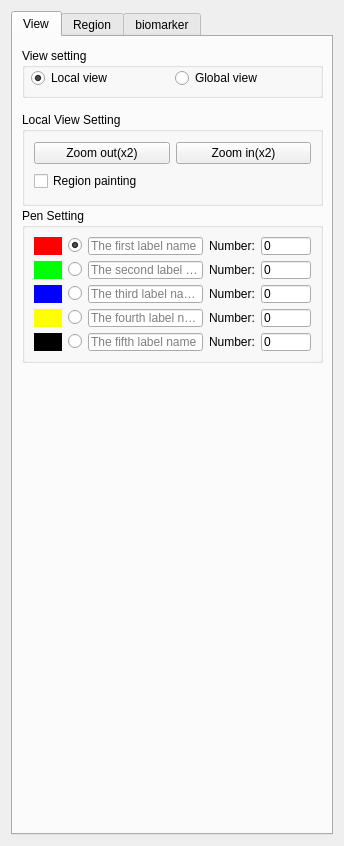
<?xml version="1.0" encoding="UTF-8"?>
<ui version="4.0">
 <class>ParameterDock</class>
 <widget class="QWidget" name="ParameterDock">
  <property name="geometry">
   <rect>
    <x>0</x>
    <y>0</y>
    <width>344</width>
    <height>846</height>
   </rect>
  </property>
  <property name="minimumSize">
   <size>
    <width>317</width>
    <height>0</height>
   </size>
  </property>
  <property name="windowTitle">
   <string>Form</string>
  </property>
  <layout class="QVBoxLayout" name="verticalLayout_2">
   <item>
    <layout class="QVBoxLayout" name="verticalLayout">
     <item>
      <widget class="QTabWidget" name="tabWidget">
       <property name="minimumSize">
        <size>
         <width>0</width>
         <height>274</height>
        </size>
       </property>
       <property name="currentIndex">
        <number>0</number>
       </property>
       <widget class="QWidget" name="tab">
        <property name="sizePolicy">
         <sizepolicy hsizetype="Expanding" vsizetype="Expanding">
          <horstretch>0</horstretch>
          <verstretch>0</verstretch>
         </sizepolicy>
        </property>
        <attribute name="title">
         <string>View</string>
        </attribute>
        <widget class="QWidget" name="verticalLayoutWidget_3">
         <property name="geometry">
          <rect>
           <x>9</x>
           <y>9</y>
           <width>301</width>
           <height>322</height>
          </rect>
         </property>
         <layout class="QVBoxLayout" name="verticalLayout_7">
          <item>
           <layout class="QHBoxLayout" name="horizontalLayout">
            <item>
             <widget class="QGroupBox" name="groupBox_3">
              <property name="minimumSize">
               <size>
                <width>0</width>
                <height>50</height>
               </size>
              </property>
              <property name="maximumSize">
               <size>
                <width>16777215</width>
                <height>50</height>
               </size>
              </property>
              <property name="title">
               <string>View setting</string>
              </property>
              <widget class="QWidget" name="horizontalLayoutWidget">
               <property name="geometry">
                <rect>
                 <x>9</x>
                 <y>20</y>
                 <width>281</width>
                 <height>21</height>
                </rect>
               </property>
               <layout class="QHBoxLayout" name="horizontalLayout_2">
                <item>
                 <widget class="QRadioButton" name="radioButton_is_local_view_choosed">
                  <property name="text">
                   <string>Local view</string>
                  </property>
                  <property name="checked">
                   <bool>true</bool>
                  </property>
                 </widget>
                </item>
                <item>
                 <widget class="QRadioButton" name="radioButton_is_global_view_choosed">
                  <property name="text">
                   <string>Global view</string>
                  </property>
                  <property name="checked">
                   <bool>false</bool>
                  </property>
                 </widget>
                </item>
               </layout>
              </widget>
             </widget>
            </item>
           </layout>
          </item>
          <item>
           <layout class="QHBoxLayout" name="horizontalLayout_3">
            <item>
             <widget class="QGroupBox" name="groupBox">
              <property name="minimumSize">
               <size>
                <width>0</width>
                <height>94</height>
               </size>
              </property>
              <property name="maximumSize">
               <size>
                <width>16777215</width>
                <height>81</height>
               </size>
              </property>
              <property name="title">
               <string>Local View Setting</string>
              </property>
              <layout class="QVBoxLayout" name="verticalLayout_3">
               <item>
                <layout class="QVBoxLayout" name="verticalLayout_10">
                 <item>
                  <layout class="QHBoxLayout" name="horizontalLayout_8">
                   <item>
                    <widget class="QPushButton" name="zoomOutPushButtom">
                     <property name="text">
                      <string>Zoom out(x2)</string>
                     </property>
                    </widget>
                   </item>
                   <item>
                    <widget class="QPushButton" name="zoomInPushButtom">
                     <property name="text">
                      <string>Zoom in(x2)</string>
                     </property>
                    </widget>
                   </item>
                  </layout>
                 </item>
                 <item>
                  <layout class="QHBoxLayout" name="horizontalLayout_15"/>
                 </item>
                 <item>
                  <widget class="QCheckBox" name="checkBox_region_painting">
                   <property name="text">
                    <string>Region painting</string>
                   </property>
                  </widget>
                 </item>
                </layout>
               </item>
              </layout>
             </widget>
            </item>
           </layout>
          </item>
          <item>
           <widget class="QGroupBox" name="groupBox_2">
            <property name="maximumSize">
             <size>
              <width>16777215</width>
              <height>155</height>
             </size>
            </property>
            <property name="title">
             <string>Pen Setting</string>
            </property>
            <layout class="QVBoxLayout" name="verticalLayout_4">
             <item>
              <layout class="QHBoxLayout" name="horizontalLayout_9">
               <item>
                <widget class="QLabel" name="label_36">
                 <property name="minimumSize">
                  <size>
                   <width>28</width>
                   <height>0</height>
                  </size>
                 </property>
                 <property name="styleSheet">
                  <string notr="true">background-color: rgb(255, 0, 0);</string>
                 </property>
                 <property name="text">
                  <string/>
                 </property>
                 <property name="margin">
                  <number>0</number>
                 </property>
                </widget>
               </item>
               <item>
                <widget class="QRadioButton" name="redRadioButton">
                 <property name="text">
                  <string/>
                 </property>
                 <property name="checked">
                  <bool>true</bool>
                 </property>
                </widget>
               </item>
               <item>
                <widget class="QLineEdit" name="redLabelNameLineEdit">
                 <property name="sizePolicy">
                  <sizepolicy hsizetype="Expanding" vsizetype="Fixed">
                   <horstretch>0</horstretch>
                   <verstretch>0</verstretch>
                  </sizepolicy>
                 </property>
                 <property name="minimumSize">
                  <size>
                   <width>0</width>
                   <height>0</height>
                  </size>
                 </property>
                 <property name="inputMask">
                  <string/>
                 </property>
                 <property name="placeholderText">
                  <string>The first label name</string>
                 </property>
                </widget>
               </item>
               <item>
                <widget class="QLabel" name="label">
                 <property name="text">
                  <string>Number:</string>
                 </property>
                </widget>
               </item>
               <item>
                <widget class="QLineEdit" name="redLabelNumnerLineEdit">
                 <property name="minimumSize">
                  <size>
                   <width>0</width>
                   <height>0</height>
                  </size>
                 </property>
                 <property name="maximumSize">
                  <size>
                   <width>50</width>
                   <height>16777215</height>
                  </size>
                 </property>
                 <property name="text">
                  <string>0</string>
                 </property>
                </widget>
               </item>
              </layout>
             </item>
             <item>
              <layout class="QHBoxLayout" name="horizontalLayout_10">
               <item>
                <widget class="QLabel" name="label_37">
                 <property name="minimumSize">
                  <size>
                   <width>28</width>
                   <height>0</height>
                  </size>
                 </property>
                 <property name="styleSheet">
                  <string notr="true">background-color: rgb(0, 255, 0);</string>
                 </property>
                 <property name="text">
                  <string/>
                 </property>
                </widget>
               </item>
               <item>
                <widget class="QRadioButton" name="greenRadioButton">
                 <property name="text">
                  <string/>
                 </property>
                </widget>
               </item>
               <item>
                <widget class="QLineEdit" name="greenLabelNameLineEdit">
                 <property name="placeholderText">
                  <string>The second label name</string>
                 </property>
                </widget>
               </item>
               <item>
                <widget class="QLabel" name="label_2">
                 <property name="text">
                  <string>Number:</string>
                 </property>
                </widget>
               </item>
               <item>
                <widget class="QLineEdit" name="greenLabelNumberLineEdit">
                 <property name="maximumSize">
                  <size>
                   <width>50</width>
                   <height>16777215</height>
                  </size>
                 </property>
                 <property name="text">
                  <string>0</string>
                 </property>
                </widget>
               </item>
              </layout>
             </item>
             <item>
              <layout class="QHBoxLayout" name="horizontalLayout_11">
               <item>
                <widget class="QLabel" name="label_38">
                 <property name="minimumSize">
                  <size>
                   <width>28</width>
                   <height>0</height>
                  </size>
                 </property>
                 <property name="styleSheet">
                  <string notr="true">background-color: rgb(0, 0, 255);</string>
                 </property>
                 <property name="text">
                  <string/>
                 </property>
                </widget>
               </item>
               <item>
                <widget class="QRadioButton" name="blueRadioButton">
                 <property name="text">
                  <string/>
                 </property>
                </widget>
               </item>
               <item>
                <widget class="QLineEdit" name="blueLabelNameLineEdit">
                 <property name="placeholderText">
                  <string>The third label name</string>
                 </property>
                </widget>
               </item>
               <item>
                <widget class="QLabel" name="blueLabelNumberLabel">
                 <property name="text">
                  <string>Number:</string>
                 </property>
                </widget>
               </item>
               <item>
                <widget class="QLineEdit" name="blueLabelNumbeLineEdit">
                 <property name="maximumSize">
                  <size>
                   <width>50</width>
                   <height>16777215</height>
                  </size>
                 </property>
                 <property name="text">
                  <string>0</string>
                 </property>
                </widget>
               </item>
              </layout>
             </item>
             <item>
              <layout class="QHBoxLayout" name="horizontalLayout_12">
               <item>
                <widget class="QLabel" name="label_39">
                 <property name="minimumSize">
                  <size>
                   <width>28</width>
                   <height>0</height>
                  </size>
                 </property>
                 <property name="styleSheet">
                  <string notr="true">background-color: rgb(255, 255, 0);</string>
                 </property>
                 <property name="text">
                  <string/>
                 </property>
                </widget>
               </item>
               <item>
                <widget class="QRadioButton" name="yellowRadioButton">
                 <property name="text">
                  <string/>
                 </property>
                </widget>
               </item>
               <item>
                <widget class="QLineEdit" name="yellowLabelNameLineEdit">
                 <property name="placeholderText">
                  <string>The fourth label name</string>
                 </property>
                </widget>
               </item>
               <item>
                <widget class="QLabel" name="label_4">
                 <property name="text">
                  <string>Number:</string>
                 </property>
                </widget>
               </item>
               <item>
                <widget class="QLineEdit" name="yellowLabelNumberLineEdit">
                 <property name="maximumSize">
                  <size>
                   <width>50</width>
                   <height>16777215</height>
                  </size>
                 </property>
                 <property name="text">
                  <string>0</string>
                 </property>
                </widget>
               </item>
              </layout>
             </item>
             <item>
              <layout class="QHBoxLayout" name="horizontalLayout_13">
               <item>
                <widget class="QLabel" name="label_40">
                 <property name="minimumSize">
                  <size>
                   <width>28</width>
                   <height>0</height>
                  </size>
                 </property>
                 <property name="styleSheet">
                  <string notr="true">background-color: rgb(0, 0, 0);</string>
                 </property>
                 <property name="text">
                  <string/>
                 </property>
                </widget>
               </item>
               <item>
                <widget class="QRadioButton" name="blackRadioButton">
                 <property name="text">
                  <string/>
                 </property>
                </widget>
               </item>
               <item>
                <widget class="QLineEdit" name="blackLabelNameLineEdit">
                 <property name="placeholderText">
                  <string>The fifth label name</string>
                 </property>
                </widget>
               </item>
               <item>
                <widget class="QLabel" name="label_5">
                 <property name="text">
                  <string>Number:</string>
                 </property>
                </widget>
               </item>
               <item>
                <widget class="QLineEdit" name="blackLabelNumberLineEdit">
                 <property name="maximumSize">
                  <size>
                   <width>50</width>
                   <height>16777215</height>
                  </size>
                 </property>
                 <property name="text">
                  <string>0</string>
                 </property>
                </widget>
               </item>
              </layout>
             </item>
            </layout>
           </widget>
          </item>
         </layout>
        </widget>
       </widget>
       <widget class="QWidget" name="tab_2">
        <attribute name="title">
         <string>Region</string>
        </attribute>
        <widget class="QWidget" name="verticalLayoutWidget_4">
         <property name="geometry">
          <rect>
           <x>10</x>
           <y>10</y>
           <width>301</width>
           <height>531</height>
          </rect>
         </property>
         <layout class="QVBoxLayout" name="verticalLayout_8">
          <item>
           <layout class="QHBoxLayout" name="horizontalLayout_4">
            <item>
             <widget class="QGroupBox" name="groupBox_4">
              <property name="minimumSize">
               <size>
                <width>217</width>
                <height>257</height>
               </size>
              </property>
              <property name="title">
               <string>Region information</string>
              </property>
              <widget class="QWidget" name="verticalLayoutWidget">
               <property name="geometry">
                <rect>
                 <x>9</x>
                 <y>19</y>
                 <width>281</width>
                 <height>501</height>
                </rect>
               </property>
               <layout class="QVBoxLayout" name="verticalLayout_5">
                <item>
                 <layout class="QHBoxLayout" name="horizontalLayout_14">
                  <item>
                   <widget class="QRadioButton" name="radioButton_is_circle_draw">
                    <property name="text">
                     <string>Circle</string>
                    </property>
                    <property name="checked">
                     <bool>false</bool>
                    </property>
                   </widget>
                  </item>
                  <item>
                   <widget class="QRadioButton" name="radioButton_is_circle_draw_2">
                    <property name="text">
                     <string>polygon</string>
                    </property>
                    <property name="checked">
                     <bool>true</bool>
                    </property>
                   </widget>
                  </item>
                 </layout>
                </item>
                <item>
                 <widget class="QTableWidget" name="tableWidget">
                  <property name="maximumSize">
                   <size>
                    <width>16777215</width>
                    <height>16777215</height>
                   </size>
                  </property>
                  <property name="autoScrollMargin">
                   <number>25</number>
                  </property>
                  <property name="showGrid">
                   <bool>true</bool>
                  </property>
                  <property name="sortingEnabled">
                   <bool>false</bool>
                  </property>
                  <property name="cornerButtonEnabled">
                   <bool>true</bool>
                  </property>
                  <property name="rowCount">
                   <number>1000</number>
                  </property>
                  <property name="columnCount">
                   <number>2</number>
                  </property>
                  <attribute name="horizontalHeaderVisible">
                   <bool>false</bool>
                  </attribute>
                  <attribute name="horizontalHeaderCascadingSectionResizes">
                   <bool>false</bool>
                  </attribute>
                  <attribute name="horizontalHeaderMinimumSectionSize">
                   <number>25</number>
                  </attribute>
                  <attribute name="horizontalHeaderHighlightSections">
                   <bool>true</bool>
                  </attribute>
                  <attribute name="horizontalHeaderShowSortIndicator" stdset="0">
                   <bool>false</bool>
                  </attribute>
                  <attribute name="horizontalHeaderStretchLastSection">
                   <bool>true</bool>
                  </attribute>
                  <attribute name="verticalHeaderVisible">
                   <bool>false</bool>
                  </attribute>
                  <attribute name="verticalHeaderCascadingSectionResizes">
                   <bool>false</bool>
                  </attribute>
                  <attribute name="verticalHeaderShowSortIndicator" stdset="0">
                   <bool>false</bool>
                  </attribute>
                  <attribute name="verticalHeaderStretchLastSection">
                   <bool>false</bool>
                  </attribute>
                  <row/>
                  <row/>
                  <row/>
                  <row/>
                  <row/>
                  <row/>
                  <row/>
                  <row/>
                  <row/>
                  <row/>
                  <row/>
                  <row/>
                  <row/>
                  <row/>
                  <row/>
                  <row/>
                  <row/>
                  <row/>
                  <row/>
                  <row/>
                  <row/>
                  <row/>
                  <row/>
                  <row/>
                  <row/>
                  <row/>
                  <row/>
                  <row/>
                  <row/>
                  <row/>
                  <row/>
                  <row/>
                  <row/>
                  <row/>
                  <row/>
                  <row/>
                  <row/>
                  <row/>
                  <row/>
                  <row/>
                  <row/>
                  <row/>
                  <row/>
                  <row/>
                  <row/>
                  <row/>
                  <row/>
                  <row/>
                  <row/>
                  <row/>
                  <row/>
                  <row/>
                  <row/>
                  <row/>
                  <row/>
                  <row/>
                  <row/>
                  <row/>
                  <row/>
                  <row/>
                  <row/>
                  <row/>
                  <row/>
                  <row/>
                  <row/>
                  <row/>
                  <row/>
                  <row/>
                  <row/>
                  <row/>
                  <row/>
                  <row/>
                  <row/>
                  <row/>
                  <row/>
                  <row/>
                  <row/>
                  <row/>
                  <row/>
                  <row/>
                  <row/>
                  <row/>
                  <row/>
                  <row/>
                  <row/>
                  <row/>
                  <row/>
                  <row/>
                  <row/>
                  <row/>
                  <row/>
                  <row/>
                  <row/>
                  <row/>
                  <row/>
                  <row/>
                  <row/>
                  <row/>
                  <row/>
                  <row/>
                  <row/>
                  <row/>
                  <row/>
                  <row/>
                  <row/>
                  <row/>
                  <row/>
                  <row/>
                  <row/>
                  <row/>
                  <row/>
                  <row/>
                  <row/>
                  <row/>
                  <row/>
                  <row/>
                  <row/>
                  <row/>
                  <row/>
                  <row/>
                  <row/>
                  <row/>
                  <row/>
                  <row/>
                  <row/>
                  <row/>
                  <row/>
                  <row/>
                  <row/>
                  <row/>
                  <row/>
                  <row/>
                  <row/>
                  <row/>
                  <row/>
                  <row/>
                  <row/>
                  <row/>
                  <row/>
                  <row/>
                  <row/>
                  <row/>
                  <row/>
                  <row/>
                  <row/>
                  <row/>
                  <row/>
                  <row/>
                  <row/>
                  <row/>
                  <row/>
                  <row/>
                  <row/>
                  <row/>
                  <row/>
                  <row/>
                  <row/>
                  <row/>
                  <row/>
                  <row/>
                  <row/>
                  <row/>
                  <row/>
                  <row/>
                  <row/>
                  <row/>
                  <row/>
                  <row/>
                  <row/>
                  <row/>
                  <row/>
                  <row/>
                  <row/>
                  <row/>
                  <row/>
                  <row/>
                  <row/>
                  <row/>
                  <row/>
                  <row/>
                  <row/>
                  <row/>
                  <row/>
                  <row/>
                  <row/>
                  <row/>
                  <row/>
                  <row/>
                  <row/>
                  <row/>
                  <row/>
                  <row/>
                  <row/>
                  <row/>
                  <row/>
                  <row/>
                  <row/>
                  <row/>
                  <row/>
                  <row/>
                  <row/>
                  <row/>
                  <row/>
                  <row/>
                  <row/>
                  <row/>
                  <row/>
                  <row/>
                  <row/>
                  <row/>
                  <row/>
                  <row/>
                  <row/>
                  <row/>
                  <row/>
                  <row/>
                  <row/>
                  <row/>
                  <row/>
                  <row/>
                  <row/>
                  <row/>
                  <row/>
                  <row/>
                  <row/>
                  <row/>
                  <row/>
                  <row/>
                  <row/>
                  <row/>
                  <row/>
                  <row/>
                  <row/>
                  <row/>
                  <row/>
                  <row/>
                  <row/>
                  <row/>
                  <row/>
                  <row/>
                  <row/>
                  <row/>
                  <row/>
                  <row/>
                  <row/>
                  <row/>
                  <row/>
                  <row/>
                  <row/>
                  <row/>
                  <row/>
                  <row/>
                  <row/>
                  <row/>
                  <row/>
                  <row/>
                  <row/>
                  <row/>
                  <row/>
                  <row/>
                  <row/>
                  <row/>
                  <row/>
                  <row/>
                  <row/>
                  <row/>
                  <row/>
                  <row/>
                  <row/>
                  <row/>
                  <row/>
                  <row/>
                  <row/>
                  <row/>
                  <row/>
                  <row/>
                  <row/>
                  <row/>
                  <row/>
                  <row/>
                  <row/>
                  <row/>
                  <row/>
                  <row/>
                  <row/>
                  <row/>
                  <row/>
                  <row/>
                  <row/>
                  <row/>
                  <row/>
                  <row/>
                  <row/>
                  <row/>
                  <row/>
                  <row/>
                  <row/>
                  <row/>
                  <row/>
                  <row/>
                  <row/>
                  <row/>
                  <row/>
                  <row/>
                  <row/>
                  <row/>
                  <row/>
                  <row/>
                  <row/>
                  <row/>
                  <row/>
                  <row/>
                  <row/>
                  <row/>
                  <row/>
                  <row/>
                  <row/>
                  <row/>
                  <row/>
                  <row/>
                  <row/>
                  <row/>
                  <row/>
                  <row/>
                  <row/>
                  <row/>
                  <row/>
                  <row/>
                  <row/>
                  <row/>
                  <row/>
                  <row/>
                  <row/>
                  <row/>
                  <row/>
                  <row/>
                  <row/>
                  <row/>
                  <row/>
                  <row/>
                  <row/>
                  <row/>
                  <row/>
                  <row/>
                  <row/>
                  <row/>
                  <row/>
                  <row/>
                  <row/>
                  <row/>
                  <row/>
                  <row/>
                  <row/>
                  <row/>
                  <row/>
                  <row/>
                  <row/>
                  <row/>
                  <row/>
                  <row/>
                  <row/>
                  <row/>
                  <row/>
                  <row/>
                  <row/>
                  <row/>
                  <row/>
                  <row/>
                  <row/>
                  <row/>
                  <row/>
                  <row/>
                  <row/>
                  <row/>
                  <row/>
                  <row/>
                  <row/>
                  <row/>
                  <row/>
                  <row/>
                  <row/>
                  <row/>
                  <row/>
                  <row/>
                  <row/>
                  <row/>
                  <row/>
                  <row/>
                  <row/>
                  <row/>
                  <row/>
                  <row/>
                  <row/>
                  <row/>
                  <row/>
                  <row/>
                  <row/>
                  <row/>
                  <row/>
                  <row/>
                  <row/>
                  <row/>
                  <row/>
                  <row/>
                  <row/>
                  <row/>
                  <row/>
                  <row/>
                  <row/>
                  <row/>
                  <row/>
                  <row/>
                  <row/>
                  <row/>
                  <row/>
                  <row/>
                  <row/>
                  <row/>
                  <row/>
                  <row/>
                  <row/>
                  <row/>
                  <row/>
                  <row/>
                  <row/>
                  <row/>
                  <row/>
                  <row/>
                  <row/>
                  <row/>
                  <row/>
                  <row/>
                  <row/>
                  <row/>
                  <row/>
                  <row/>
                  <row/>
                  <row/>
                  <row/>
                  <row/>
                  <row/>
                  <row/>
                  <row/>
                  <row/>
                  <row/>
                  <row/>
                  <row/>
                  <row/>
                  <row/>
                  <row/>
                  <row/>
                  <row/>
                  <row/>
                  <row/>
                  <row/>
                  <row/>
                  <row/>
                  <row/>
                  <row/>
                  <row/>
                  <row/>
                  <row/>
                  <row/>
                  <row/>
                  <row/>
                  <row/>
                  <row/>
                  <row/>
                  <row/>
                  <row/>
                  <row/>
                  <row/>
                  <row/>
                  <row/>
                  <row/>
                  <row/>
                  <row/>
                  <row/>
                  <row/>
                  <row/>
                  <row/>
                  <row/>
                  <row/>
                  <row/>
                  <row/>
                  <row/>
                  <row/>
                  <row/>
                  <row/>
                  <row/>
                  <row/>
                  <row/>
                  <row/>
                  <row/>
                  <row/>
                  <row/>
                  <row/>
                  <row/>
                  <row/>
                  <row/>
                  <row/>
                  <row/>
                  <row/>
                  <row/>
                  <row/>
                  <row/>
                  <row/>
                  <row/>
                  <row/>
                  <row/>
                  <row/>
                  <row/>
                  <row/>
                  <row/>
                  <row/>
                  <row/>
                  <row/>
                  <row/>
                  <row/>
                  <row/>
                  <row/>
                  <row/>
                  <row/>
                  <row/>
                  <row/>
                  <row/>
                  <row/>
                  <row/>
                  <row/>
                  <row/>
                  <row/>
                  <row/>
                  <row/>
                  <row/>
                  <row/>
                  <row/>
                  <row/>
                  <row/>
                  <row/>
                  <row/>
                  <row/>
                  <row/>
                  <row/>
                  <row/>
                  <row/>
                  <row/>
                  <row/>
                  <row/>
                  <row/>
                  <row/>
                  <row/>
                  <row/>
                  <row/>
                  <row/>
                  <row/>
                  <row/>
                  <row/>
                  <row/>
                  <row/>
                  <row/>
                  <row/>
                  <row/>
                  <row/>
                  <row/>
                  <row/>
                  <row/>
                  <row/>
                  <row/>
                  <row/>
                  <row/>
                  <row/>
                  <row/>
                  <row/>
                  <row/>
                  <row/>
                  <row/>
                  <row/>
                  <row/>
                  <row/>
                  <row/>
                  <row/>
                  <row/>
                  <row/>
                  <row/>
                  <row/>
                  <row/>
                  <row/>
                  <row/>
                  <row/>
                  <row/>
                  <row/>
                  <row/>
                  <row/>
                  <row/>
                  <row/>
                  <row/>
                  <row/>
                  <row/>
                  <row/>
                  <row/>
                  <row/>
                  <row/>
                  <row/>
                  <row/>
                  <row/>
                  <row/>
                  <row/>
                  <row/>
                  <row/>
                  <row/>
                  <row/>
                  <row/>
                  <row/>
                  <row/>
                  <row/>
                  <row/>
                  <row/>
                  <row/>
                  <row/>
                  <row/>
                  <row/>
                  <row/>
                  <row/>
                  <row/>
                  <row/>
                  <row/>
                  <row/>
                  <row/>
                  <row/>
                  <row/>
                  <row/>
                  <row/>
                  <row/>
                  <row/>
                  <row/>
                  <row/>
                  <row/>
                  <row/>
                  <row/>
                  <row/>
                  <row/>
                  <row/>
                  <row/>
                  <row/>
                  <row/>
                  <row/>
                  <row/>
                  <row/>
                  <row/>
                  <row/>
                  <row/>
                  <row/>
                  <row/>
                  <row/>
                  <row/>
                  <row/>
                  <row/>
                  <row/>
                  <row/>
                  <row/>
                  <row/>
                  <row/>
                  <row/>
                  <row/>
                  <row/>
                  <row/>
                  <row/>
                  <row/>
                  <row/>
                  <row/>
                  <row/>
                  <row/>
                  <row/>
                  <row/>
                  <row/>
                  <row/>
                  <row/>
                  <row/>
                  <row/>
                  <row/>
                  <row/>
                  <row/>
                  <row/>
                  <row/>
                  <row/>
                  <row/>
                  <row/>
                  <row/>
                  <row/>
                  <row/>
                  <row/>
                  <row/>
                  <row/>
                  <row/>
                  <row/>
                  <row/>
                  <row/>
                  <row/>
                  <row/>
                  <row/>
                  <row/>
                  <row/>
                  <row/>
                  <row/>
                  <row/>
                  <row/>
                  <row/>
                  <row/>
                  <row/>
                  <row/>
                  <row/>
                  <row/>
                  <row/>
                  <row/>
                  <row/>
                  <row/>
                  <row/>
                  <row/>
                  <row/>
                  <row/>
                  <row/>
                  <row/>
                  <row/>
                  <row/>
                  <row/>
                  <row/>
                  <row/>
                  <row/>
                  <row/>
                  <row/>
                  <row/>
                  <row/>
                  <row/>
                  <row/>
                  <row/>
                  <row/>
                  <row/>
                  <row/>
                  <row/>
                  <row/>
                  <row/>
                  <row/>
                  <row/>
                  <row/>
                  <row/>
                  <row/>
                  <row/>
                  <row/>
                  <row/>
                  <row/>
                  <row/>
                  <row/>
                  <row/>
                  <row/>
                  <row/>
                  <row/>
                  <row/>
                  <row/>
                  <row/>
                  <row/>
                  <row/>
                  <row/>
                  <row/>
                  <row/>
                  <row/>
                  <row/>
                  <row/>
                  <row/>
                  <row/>
                  <row/>
                  <row/>
                  <row/>
                  <row/>
                  <row/>
                  <row/>
                  <row/>
                  <row/>
                  <row/>
                  <row/>
                  <row/>
                  <row/>
                  <row/>
                  <row/>
                  <row/>
                  <row/>
                  <row/>
                  <row/>
                  <row/>
                  <row/>
                  <row/>
                  <row/>
                  <row/>
                  <row/>
                  <row/>
                  <row/>
                  <row/>
                  <row/>
                  <row/>
                  <row/>
                  <row/>
                  <row/>
                  <row/>
                  <row/>
                  <row/>
                  <row/>
                  <row/>
                  <row/>
                  <row/>
                  <row/>
                  <row/>
                  <row/>
                  <row/>
                  <row/>
                  <row/>
                  <row/>
                  <row/>
                  <row/>
                  <row/>
                  <row/>
                  <row/>
                  <row/>
                  <row/>
                  <row/>
                  <row/>
                  <row/>
                  <row/>
                  <row/>
                  <row/>
                  <row/>
                  <row/>
                  <row/>
                  <row/>
                  <row/>
                  <row/>
                  <row/>
                  <row/>
                  <row/>
                  <row/>
                  <row/>
                  <row/>
                  <row/>
                  <row/>
                  <row/>
                  <row/>
                  <row/>
                  <row/>
                  <row/>
                  <row/>
                  <row/>
                  <row/>
                  <row/>
                  <row/>
                  <row/>
                  <row/>
                  <row/>
                  <row/>
                  <row/>
                  <row/>
                  <row/>
                  <row/>
                  <row/>
                  <row/>
                  <row/>
                  <row/>
                  <row/>
                  <row/>
                  <row/>
                  <row/>
                  <row/>
                  <row/>
                  <row/>
                  <row/>
                  <row/>
                  <row/>
                  <row/>
                  <row/>
                  <row/>
                  <row/>
                  <row/>
                  <row/>
                  <row/>
                  <row/>
                  <row/>
                  <row/>
                  <row/>
                  <row/>
                  <row/>
                  <row/>
                  <row/>
                  <row/>
                  <row/>
                  <row/>
                  <row/>
                  <row/>
                  <row/>
                  <row/>
                  <row/>
                  <row/>
                  <row/>
                  <row/>
                  <row/>
                  <row/>
                  <row/>
                  <row/>
                  <row/>
                  <row/>
                  <row/>
                  <row/>
                  <row/>
                  <row/>
                  <row/>
                  <row/>
                  <row/>
                  <row/>
                  <row/>
                  <row/>
                  <row/>
                  <row/>
                  <row/>
                  <row/>
                  <row/>
                  <row/>
                  <row/>
                  <row/>
                  <row/>
                  <row/>
                  <row/>
                  <row/>
                  <row/>
                  <row/>
                  <row/>
                  <row/>
                  <row/>
                  <row/>
                  <row/>
                  <row/>
                  <row/>
                  <row/>
                  <row/>
                  <row/>
                  <row/>
                  <row/>
                  <row/>
                  <row/>
                  <row/>
                  <row/>
                  <row/>
                  <row/>
                  <row/>
                  <row/>
                  <row/>
                  <row/>
                  <row/>
                  <row/>
                  <row/>
                  <row/>
                  <row/>
                  <row/>
                  <row/>
                  <row/>
                  <row/>
                  <row/>
                  <row/>
                  <row/>
                  <row/>
                  <row/>
                  <row/>
                  <row/>
                  <row/>
                  <row/>
                  <row/>
                  <row/>
                  <row/>
                  <row/>
                  <row/>
                  <row/>
                  <row/>
                  <row/>
                  <row/>
                  <row/>
                  <row/>
                  <row/>
                  <row/>
                  <row/>
                  <row/>
                  <row/>
                  <row/>
                  <row/>
                  <row/>
                  <row/>
                  <row/>
                  <row/>
                  <row/>
                  <row/>
                  <row/>
                  <row/>
                  <row/>
                  <row/>
                  <row/>
                  <row/>
                  <column>
                   <property name="text">
                    <string>id</string>
                   </property>
                  </column>
                  <column>
                   <property name="text">
                    <string>number</string>
                   </property>
                  </column>
                 </widget>
                </item>
               </layout>
              </widget>
             </widget>
            </item>
           </layout>
          </item>
         </layout>
        </widget>
       </widget>
       <widget class="QWidget" name="tab_3">
        <attribute name="title">
         <string>biomarker</string>
        </attribute>
        <widget class="QWidget" name="verticalLayoutWidget_5">
         <property name="geometry">
          <rect>
           <x>10</x>
           <y>10</y>
           <width>301</width>
           <height>591</height>
          </rect>
         </property>
         <layout class="QVBoxLayout" name="verticalLayout_9">
          <item>
           <layout class="QHBoxLayout" name="horizontalLayout_5">
            <item>
             <widget class="QGroupBox" name="groupBox_5">
              <property name="minimumSize">
               <size>
                <width>0</width>
                <height>224</height>
               </size>
              </property>
              <property name="title">
               <string>Unprocessed biomarker information</string>
              </property>
              <widget class="QWidget" name="verticalLayoutWidget_2">
               <property name="geometry">
                <rect>
                 <x>10</x>
                 <y>20</y>
                 <width>281</width>
                 <height>551</height>
                </rect>
               </property>
               <layout class="QVBoxLayout" name="verticalLayout_6">
                <item>
                 <layout class="QHBoxLayout" name="horizontalLayout_6"/>
                </item>
                <item>
                 <layout class="QHBoxLayout" name="horizontalLayout_7"/>
                </item>
               </layout>
              </widget>
             </widget>
            </item>
           </layout>
          </item>
         </layout>
        </widget>
       </widget>
      </widget>
     </item>
    </layout>
   </item>
  </layout>
 </widget>
 <resources/>
 <connections/>
</ui>
